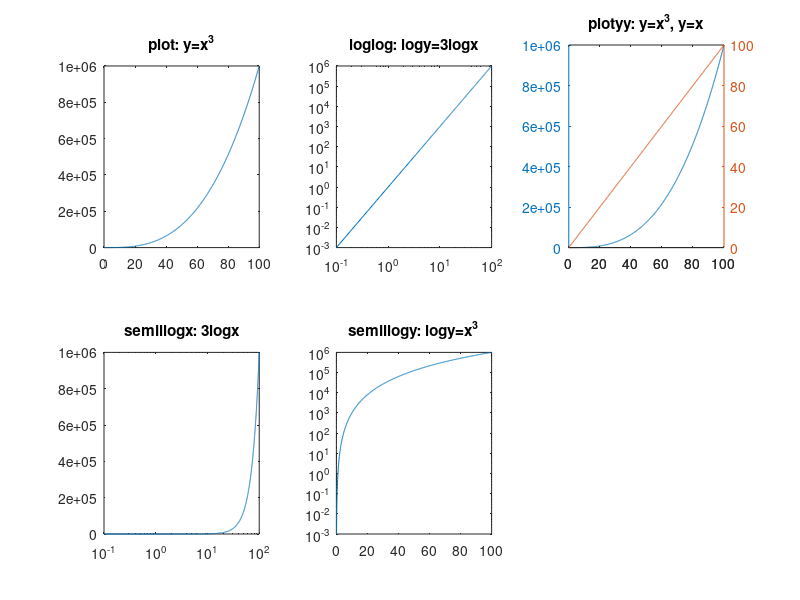

Reproduce this figure in MATLAB.
figure
x = 0:0.1:100;
y1 = x.^3;
y2 = x;
subplot(231)
plot(x,y1)
title('plot: y=x^3')
subplot(232)
loglog(x,y1)
title('loglog: logy=3logx')
subplot(233)
plotyy(x,y1,x,y2)
title('plotyy: y=x^3, y=x')
subplot(234)
semilogx(x,y1)
title('semillogx: 3logx')
subplot(235)
semilogy(x,y1)
title('semillogy: logy=x^3')